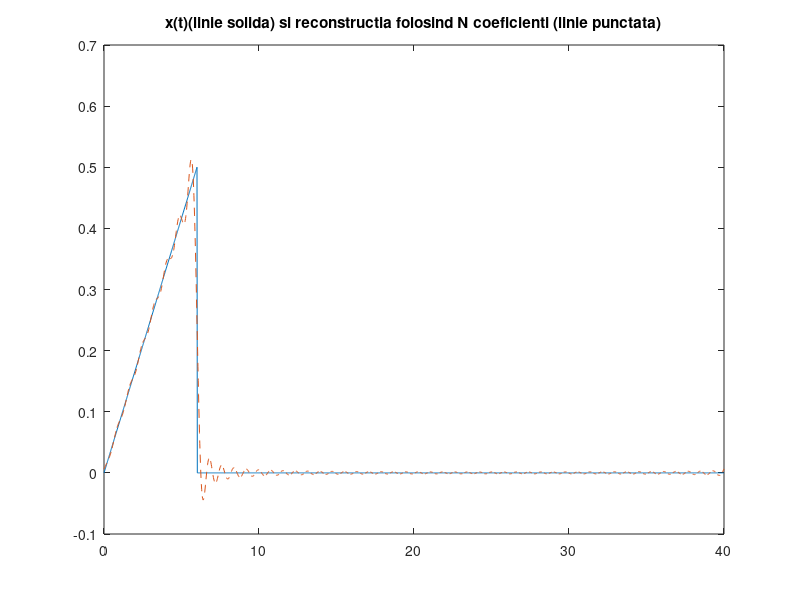
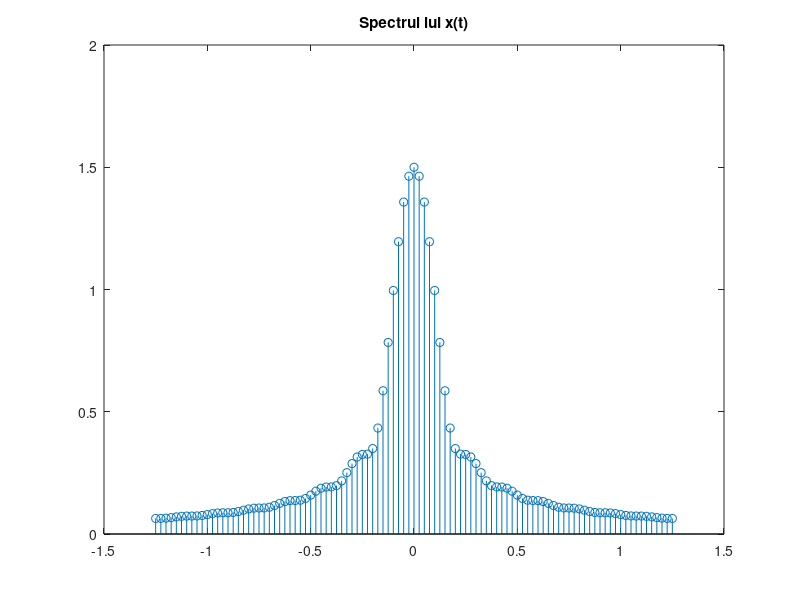

The MATLAB script that drew these images, in order:
P = 40; 
D = 6; 
N = 50;
w0 = 2*pi/P; %pulsatia
t_original = 0:0.02:D; %esantionare original
x_original = sawtooth((pi/12)*t_original,0.5)/2+0.5; 
t = 0:0.02:P; %esantionare modificat
x = zeros(1,length(t)); 
x(t<=D) = x_original;

figure(1);
plot(t,x),title('x(t)(linie solida) si reconstructia folosind N coeficienti (linie punctata)');
hold on;


for k = -N:N 
    x_SF = x_original; %semnalul dupa formula SFC
    x_SF = x_SF .* exp(-1i*k*w0*t_original); 
    X(k+N+1) = 0; 
    for i = 1:length(t_original)-1
        X(k+N+1) = X(k+N+1) + (t_original(i+1)-t_original(i)) * (x_SF(i)+x_SF(i+1))/2; 
    end
end

for i = 1:length(t)
    x_finit(i) = 0; 
    for k=-N:N
        x_finit(i) = x_finit(i) + (1/P) * X(k+51) * exp(1i*k*w0*t(i)); 
    end
end
plot(t,x_finit,'--'); %semnalul reconstruit

figure(2);
w=-50*w0:w0:50*w0;
stem(w/(2*pi),abs(X)),title('Spectrul lui x(t)');

%Seriile Fourier sunt o unealt? matematic? folosit? pentru a analiza func?iile periodice descompunându-le într-o sum? ponderat?
%de func?ii sinusoidale componente care sunt denumite armonice.
